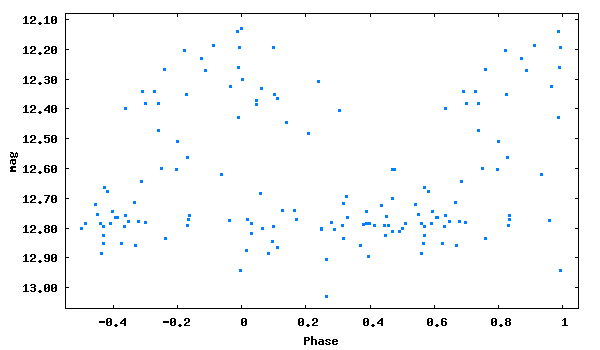

Source code (gnuplot):
set term png size 600,350 medium
set colors classic
set output 'phase_lc_11.png'
set xlabel 'Phase'
set ylabel 'mag'
#set title 'JDmax = 2446761.26400 + 0.4990837 x E'
set format y '%5.2f'
plot [-0.55:1.05][13.07:12.08] "phase_lc_11.dat" linecolor 3 pointtype 5 pointsize 0.3 title ""
